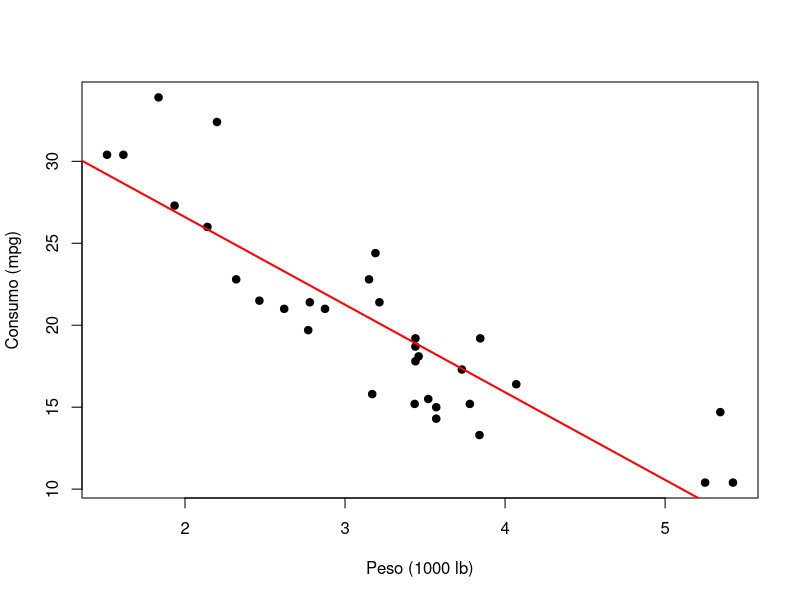
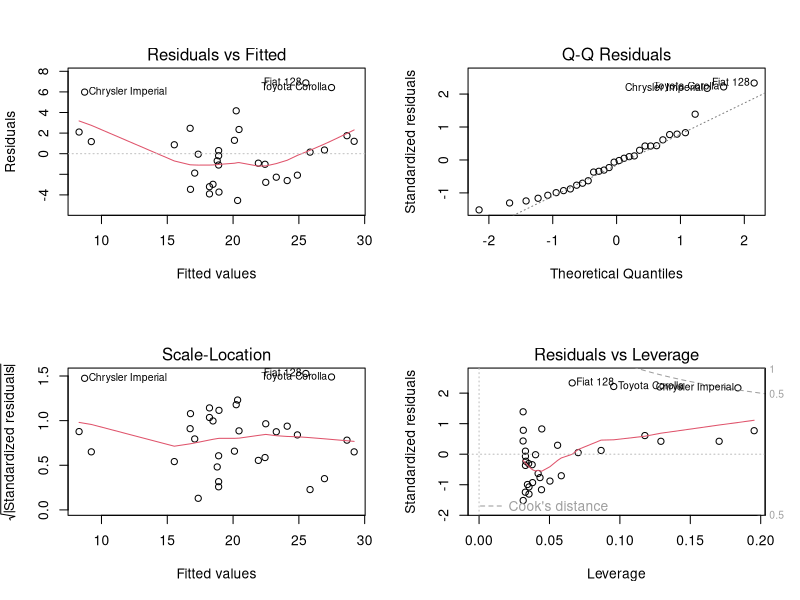
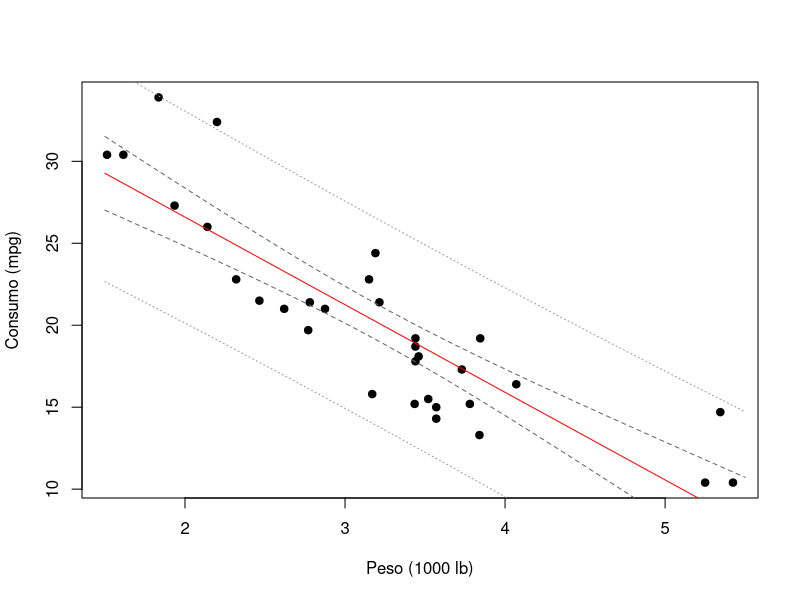

Source code (R) for these figures, in order:
# Regressão linear simples: exemplo completo ----
# Pacote: apenas o stats (já vem com o R). Dados: mtcars.

# 1. Gráfico de dispersão
plot(mpg ~ wt, data = mtcars, pch = 19, xlab = "Peso (1000 lb)", ylab = "Consumo (mpg)")

# 2. Ajuste do modelo mpg = b0 + b1 * wt
modelo <- lm(mpg ~ wt, data = mtcars)
summary(modelo)
confint(modelo)                 # intervalos de confiança de 95% dos coeficientes
anova(modelo)                   # tabela de análise de variância
abline(modelo, col = "red", lwd = 2)

# 3. Previsão para um carro de 3000 libras (wt = 3)
novo <- data.frame(wt = 3)
predict(modelo, novo, interval = "confidence")    # IC para a média
predict(modelo, novo, interval = "prediction")    # intervalo de predição

# 4. Diagnóstico dos resíduos
shapiro.test(residuals(modelo))
head(sort(cooks.distance(modelo), decreasing = TRUE), 3)
par(mfrow = c(2, 2)); plot(modelo); par(mfrow = c(1, 1))

# 5. Teste de Breusch-Pagan (pacote lmtest): install.packages("lmtest")
# lmtest::bptest(modelo)

# 6. Faixas de confiança e de predição
grade <- data.frame(wt = seq(1.5, 5.5, length.out = 100))
ic <- predict(modelo, grade, interval = "confidence")
ip <- predict(modelo, grade, interval = "prediction")
plot(mpg ~ wt, data = mtcars, pch = 19, xlab = "Peso (1000 lb)", ylab = "Consumo (mpg)")
matlines(grade$wt, cbind(ic, ip[, -1]), lty = c(1, 2, 2, 3, 3), col = c("red", "gray40", "gray40", "gray60", "gray60"))
